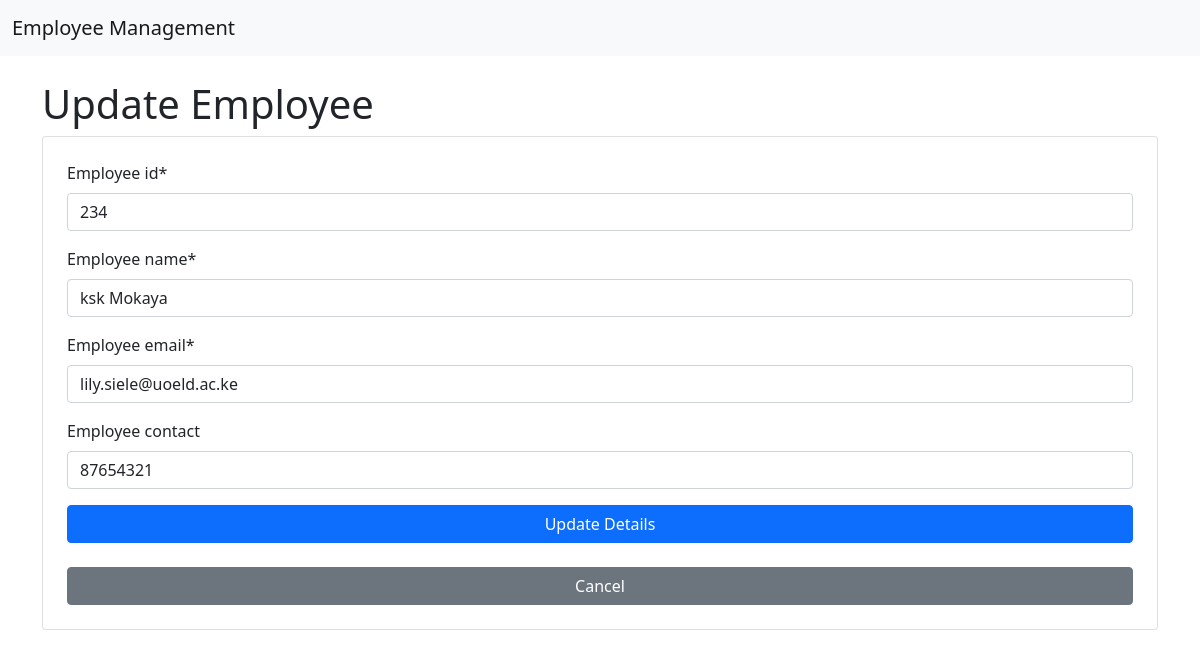
/update/10/, run on the app's committed database.
### employee/models.py (models this page shows, shortened)
class Employee(models.Model):
    employee_id = models.CharField(max_length=20, unique=True)
    employee_name = models.CharField(max_length=30)
    employee_email = models.EmailField(unique=True)
    employee_contact = models.CharField(max_length=15, blank=True, null=True)

### employee/views.py (the view)
# urls.py: path("update/<int:pk>/", views.update_employee, name="update"),  # Update employee view
def update_employee(request, pk):
    employee = Employee.objects.get(id=pk)
    if request.method == "POST":
        form = EmployeeForm(request.POST, instance=employee)
        if form.is_valid():
            form.save()
            return redirect('list')
    else:
        form = EmployeeForm(instance=employee)
    return render(request, 'update.html', {'form': form})

### employee/forms.py
class EmployeeForm(forms.ModelForm):
    class Meta:
        model = Employee
        fields = '__all__'

### employee/templates/update.html (shortened to what this page needs)
{% extends "base.html" %}
{% block content %}
    {% load crispy_forms_tags %}
    <h1>Update Employee</h1>
    <form method="post" class="form-group card p-4">
        {{ form|crispy }}
        <button type="submit" class="btn btn-primary">Update Details</button> <br>
        <a href="{% url 'list' %}" class="btn btn-secondary">Cancel</a>
    </form>
{% endblock %}

### data on the page
Employee: employee_id "234", employee_name "ksk Mokaya", employee_email "lily.siele@uoeld.ac.ke", employee_contact "87654321"
